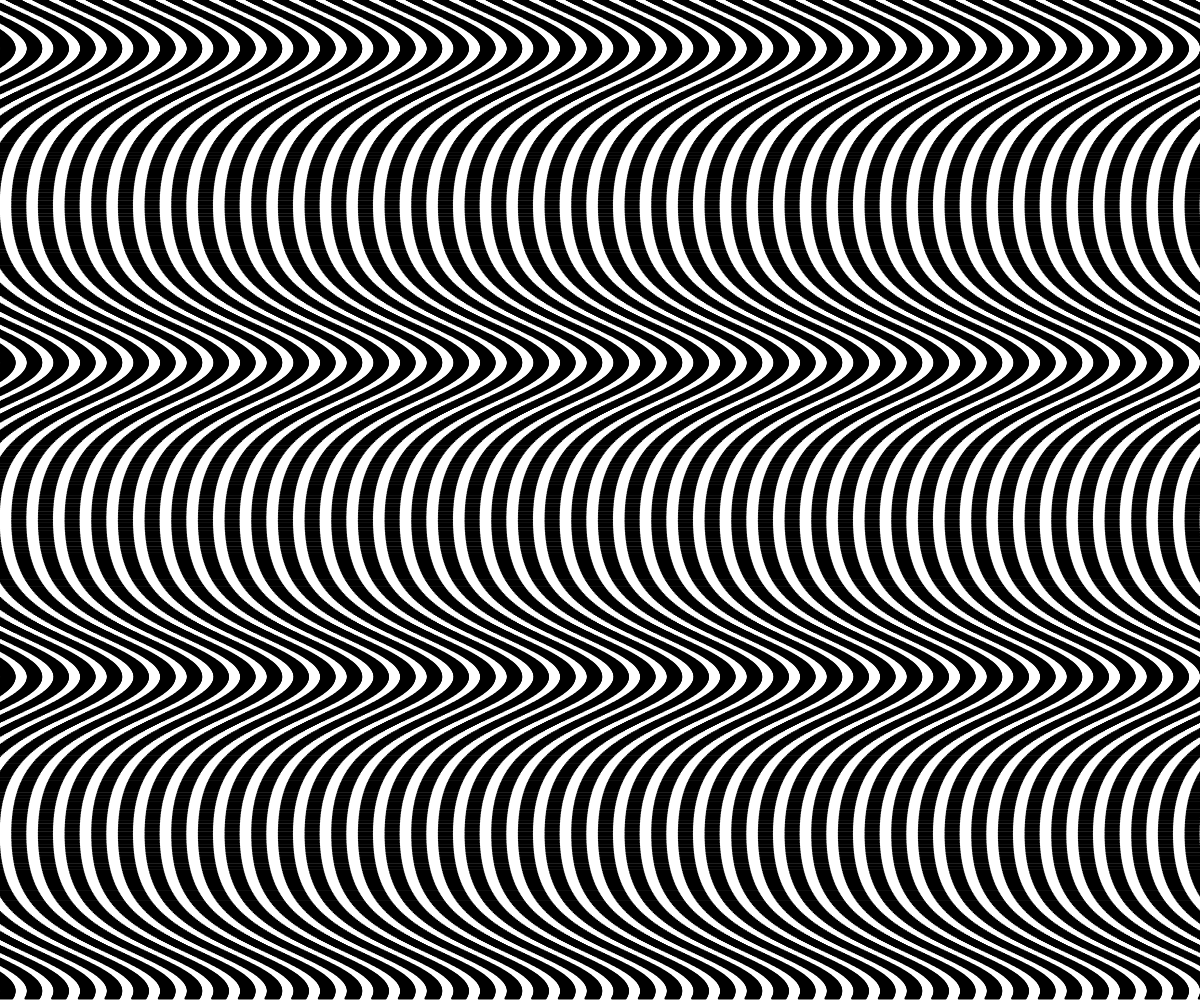
Frame 1 (no input)
Frame 2 (the mouse pressed at the canvas centre, redrawn once): identical to frame 1, image omitted

The p5.js sketch that drew this single still picture (run headless with seeded random() and noise() and a simulated clock; the mouse was pressed at the canvas centre and the sketch redrawn once):

// p5.js sketch
// ── sketch.js

let dashes = 90;
let spacing;

function setup() {
	canvas = createCanvas(windowWidth,windowHeight);
	length = width/dashes;
	spacing = length*2;
	strokeWeight(2);
}


function draw(){
	background(255);
	for(e=0;e<height+40;e++){
		for(i=0;i<dashes;i++){
			let x1 = i*spacing;
			let y = e+(cos(e/50)*30)-30;
			let x2 = x1+length;
		//	let f = map(noise(e/250),0,1,-500,500);
			let offset = map(sin(sin(sin(e/50))),-1,1,-100,100)-100;
			line(x1+offset,y,x2+offset,y);
		}
	}
	noLoop();
}
